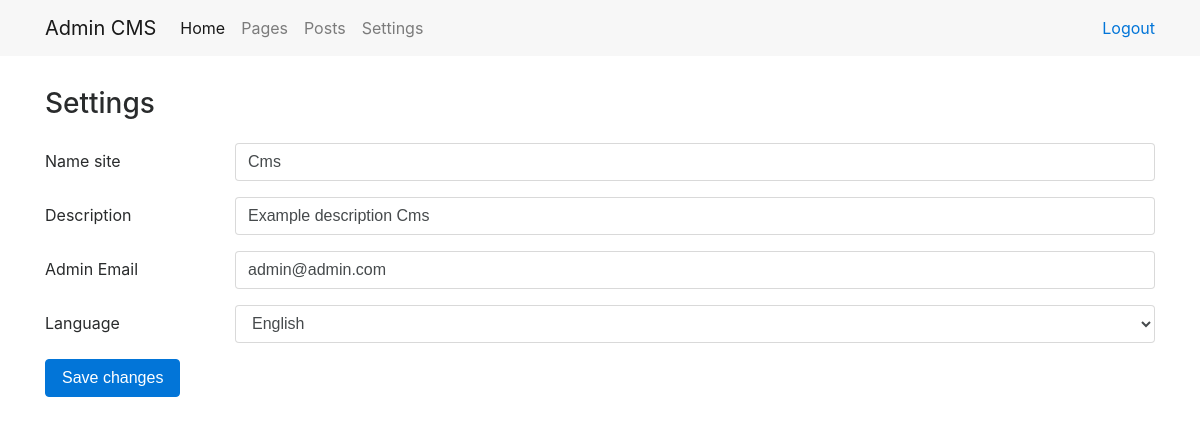
The app's page /admin/settings/general/ (signed in) with its own data.
### tables this page shows
CREATE TABLE `setting` (
  `id` int(11) NOT NULL,
  `name` varchar(255) NOT NULL,
  `key_field` varchar(100) NOT NULL,
  `value` varchar(255) NOT NULL
);

### engine/Function.php (called while the page is built, shortened)
<?php
function path($section)
{
    $pathMask = ROOT_DIR . DS . '%s';
    switch (strtolower($section))
    {
        case 'config':
            return sprintf($pathMask, 'Config');
        case 'view':
            return sprintf($pathMask, 'View');
        case 'language':
            return sprintf($pathMask, 'Language');
    }
}
function languages()
{
    $directory = path('language');
    $list      = scandir($directory);
    $languages = [];
    if (!empty($list)) {
        unset($list[0]);
        unset($list[1]);
        foreach ($list as $dir) {
            $pathLangDir = $directory . DS . $dir;
            $pathConfig  = $pathLangDir . '/config.json';
            if (is_dir($pathLangDir) and is_file($pathConfig)) {
                $config = file_get_contents($pathConfig);
                $info   = json_decode($config);
                $languages[] = $info;
            }
        }
    }
    return $languages;
}

### engine/Core/Template/Theme.php (called while the page is built, shortened)
<?php
class Theme
{
    public static function header($name = null)
    {
        $name = (string) $name;
        $file = self::detectNameFile($name, __FUNCTION__);
        Component::load($file);
    }
    public static function footer($name = '')
    {
        $name = (string) $name;
        $file = self::detectNameFile($name, __FUNCTION__);
        Component::load($file);
    }
    private static function detectNameFile($name, $function)
    {
        return empty(trim($name)) ? $function : sprintf(self::RULES_NAME_FILE[$function], $name);
    }
}

### engine/Core/Template/View.php (called while the page is built, shortened)
<?php
class View
{
    public $di;
    public function __construct(DI $di)
    {
        $this->di    = $di;
    }
    public function render($template, $data = [])
    {
        $templatePath = $this->getTemplatePath($template, ENV);
        $data['lang'] = $this->di->get('language');
        extract($data);
        try {
            require($templatePath);
        } catch (\Exception $e){
            ob_end_clean();
            throw $e;
        }
    }
    private function getTemplatePath($template, $env = null)
    {
        return path('view') . '/' . $template . '.php';
    }
}

### admin/Controller/SettingController.php (called while the page is built, shortened)
<?php
class SettingController extends AdminController
{
    public function general()
    {
        $this->data['settings'] = $this->model->setting->getSettings();
        $this->data['languages'] = languages();
        $this->view->render('setting/general', $this->data);
    }
}

### engine/Cms.php (called while the page is built, shortened)
<?php
class Cms
{
    private $di;
    public $router;
    public function __construct($di)
    {
        $this->di = $di;
        $this->router = $this->di->get('router');
    }
    public function run()
    {
        try {
            $routerDispatch = $this->router->dispatch(Common::getMethod(), Common::getPathUrl());
            list($class, $action) = explode(':', $routerDispatch->getController(), 2);
            $parameters = $routerDispatch->getParameters();
            call_user_func_array([new $controller($this->di), $action], $parameters);
        }catch (\Exception $e){
            echo $e->getMessage();
            exit;
        }
    }
}

### engine/bootstrap.php (called while the page is built, shortened)
<?php
require_once __DIR__ . '/Function.php';
try{
    $di = new DI();
    $di->set('model', []);
    $cms = new Cms($di);
    $cms->run();
}catch (\ErrorException $e) {
    echo $e->getMessage();
}

### admin/index.php (called while the page is built, shortened)
<?php
require_once '../engine/bootstrap.php';

### engine/Core/Database/Connection.php (called while the page is built, shortened)
<?php
class Connection
{
    private $link;
    private function connect()
    {
        $config = Config::group('database');
        $dsn = 'mysql:host='.$config['host'].';dbname='.$config['db_name'].';charset='.$config['charset'];
        $this->link = new PDO($dsn, $config['username'], $config['password']);
        return $this;
    }
    public function query($sql, $values = [], $statement = PDO::FETCH_OBJ)
    {
        $sth = $this->link->prepare($sql);
        $sth->execute($values);
        $result = $sth->fetchAll($statement);
        return $result;
    }
}

### engine/Core/Config/Repository.php (called while the page is built, shortened)
<?php
class Repository
{
    protected static $stored = [];
    public static function store($group, $key, $data)
    {
        if (!isset(static::$stored[$group]) || !is_array(static::$stored[$group])) {
            static::$stored[$group] = [];
        }
        static::$stored[$group][$key] = $data;
    }
    public static function retrieveGroup($group)
    {
        return isset(static::$stored[$group]) ? static::$stored[$group] : false;
    }
}

### engine/Core/Config/Config.php (called while the page is built, shortened)
<?php
class Config
{
    public static function group($group)
    {
        return Repository::retrieveGroup($group);
    }
    public static function file($group = 'main')
    {
        $path = path('config') . DS . $group . '.php';
        if (file_exists($path)) {
            $items = include $path;
            if (is_array($items)) {
                return true;
            }
        }
        return false;
    }
}

### admin/Config/database.php (called while the page is built)
<?php
return [
	'host'     => 'localhost',
	'db_name'  => 'cms',
	'username' => 'root',
	'password' => '',
	'charset'  => 'utf8',
];

### admin/Model/Setting/SettingRepository.php (called while the page is built, shortened)
<?php
class SettingRepository extends Model
{
    public function getSettings()
    {
        $sql = $this->queryBuilder->select()
            ->from('setting')
            ->orderBy('id', 'ASC')
            ->sql();
        return $this->db->query($sql);
    }
}

### engine/Controller.php (called while the page is built, shortened)
<?php
abstract class Controller
{
    protected $di;
    public function __construct(DI $di)
    {
        $this->di      = $di;
    }
    public function __get($key)
    {
        return $this->di->get($key);
    }
}

### engine/DI/DI.php (called while the page is built, shortened)
<?php
class DI
{
    private $container = [];
    public function set($key, $value)
    {
        $this->container[$key] = $value;
        return $this;
    }
    public function get($key)
    {
        return $this->has($key);
    }
    public function has($key)
    {
        return isset($this->container[$key]) ? $this->container[$key] : null;
    }
}

### engine/Model.php (called while the page is built, shortened)
<?php
abstract class Model
{
    public function __construct(DI $di)
    {
        $this->di      = $di;
        $this->db      = $this->di->get('db');
        $this->queryBuilder = new QueryBuilder();
    }
}

### engine/Core/Database/QueryBuilder.php (called while the page is built, shortened)
<?php
class QueryBuilder
{
    protected $sql = [];
    public function select($fields = '*')
    {
        $this->sql['select'] = "SELECT {$fields} ";
        return $this;
    }
    public function from($table)
    {
        $this->sql['from'] = "FROM {$table} ";
        return $this;
    }
    public function orderBy($field, $order)
    {
        $this->sql['order_by'] = "ORDER BY {$field} {$order}";
        return $this;
    }
    public function sql()
    {
        $sql = '';
        if(!empty($this->sql)) {
            foreach ($this->sql as $key => $value) {
                if ($key == 'where') {
                    $sql .= ' WHERE ';
                    foreach ($value as $where) {
                        $sql .= $where;
                        if (count($value) > 1 and next($value)) {
                            $sql .= ' AND ';
                        }
                    }
                } else {
                    $sql .= $value;
                }
            }
        }
        return $sql;
    }
    public function reset()
    {
        $this->sql    = [];
    }
}

### admin/View/setting/general.php (the view)
<?php $this->theme->header(); ?>
<main>
    <div class="container">
        <div class="row">
            <div class="col page-title">
                <h3>Settings</h3>
            </div>
        </div>
        <div class="row">
            <div class="col">
                <form id="settingForm">
                    <?php foreach($settings as $setting):?>
                        <?php if($setting->key_field == 'language'): ?>
                            <div class="form-group row">
                                <label for="formLangSite" class="col-2 col-form-label">
                                    <?= $setting->name ?>
                                </label>
                                <div class="col-10">
                                    <select class="form-control" name="<?= $setting->key_field ?>" id="formLangSite">
                                        <?php foreach($languages as $language): ?>
                                            <option value="<?= $language->info->key ?>">
                                                <?= $language->info->title ?>
                                            </option>
                                        <?php endforeach; ?>
                                    </select>
                                </div>
                            </div>
                        <?php else: ?>
                            <div class="form-group row">
                                <label for="formNameSite" class="col-2 col-form-label">
                                    <?= $setting->name ?>
                                </label>
                                <div class="col-10">
                                    <input class="form-control" type="text" name="<?= $setting->key_field ?>" value="<?= $setting->value ?>" id="formNameSite">
                                </div>
                            </div>
                        <?php endif; ?>
                    <?php endforeach; ?>
                    <button type="submit" class="btn btn-primary" onclick="setting.update(); return false;">
                        Save changes
                    </button>
                </form>
            </div>
        </div>
    </div>
</main>
<?php $this->theme->footer(); ?>

### engine/Core/Template/Component.php (shortened to what this page needs)
<?php
class Component
{
    public static function load($name, $data = [])
    {
        $templateFile = ROOT_DIR . '/content/themes/default/' . $name . '.php';
        if (ENV == 'Admin') {
            $templateFile = path('view') . '/' . $name . '.php';
        }
        if (is_file($templateFile)) {
            extract(array_merge($data, Theme::getData()));
            require_once $templateFile;
        } else {
            throw new \Exception(
                sprintf('View file %s does not exist!', $templateFile)
            );
        }
    }
}

### admin/View/header.php (shortened to what this page needs)
<!DOCTYPE html>
<html lang="en">
<head>
    <link href="/admin/Assets/css/bootstrap.min.css" rel="stylesheet">
    <link href="/admin/Assets/css/dashboard.css" rel="stylesheet">
    <link rel="stylesheet" href="https://cdnjs.cloudflare.com/ajax/libs/simple-line-icons/2.4.1/css/simple-line-icons.css">
    <link rel="stylesheet" href="/admin/Assets/js/plugins/redactor/redactor.css">
</head>
<body>
<header>
    <nav class="navbar navbar-toggleable-md navbar-light bg-faded">
        <div class="container">
            <a class="navbar-brand" href="#">Admin CMS</a>
            <div class="collapse navbar-collapse" id="navbarNavDropdown">
                <ul class="navbar-nav mr-auto">
                    <li class="nav-item active">
                        <a class="nav-link" href="/admin/">
                            <?= $lang->dashboardMenu['home'] ?>
                        </a>
                    </li>
                    <li class="nav-item">
                        <a class="nav-link" href="/admin/pages/">
                            <?= $lang->dashboardMenu['pages'] ?>
                        </a>
                    </li>
                    <li class="nav-item">
                        <a class="nav-link" href="/admin/posts/">
                            <?= $lang->dashboardMenu['posts'] ?>
                        </a>
                    </li>
                    <li class="nav-item dropdown">
                        <a class="nav-link" href="/admin/settings/general/">
                            <?= $lang->dashboardMenu['settings'] ?>
                        </a>
                    </li>
                </ul>
            </div>
            <div class="right-toolbar">
                <a href="/admin/logout/">
                    <i class="icon-logout icons"></i> Logout
                </a>
            </div>
        </div>
    </nav>
</header>

### admin/View/footer.php (shortened to what this page needs)
</body>
</html>

### admin/Assets/css/dashboard.css (style rules this page uses)
.right-toolbar { width: 200px; text-align: right; }
.page-title { padding-top: 2rem; padding-bottom: 1rem; }

### records on screen
setting: name "Name site", name_site "Cms"
setting: name "Description", description "Example description Cms"
setting: name "Admin Email", value "admin@admin.com"
setting: name "Language", language "English"

### other values on screen
$lang->dashboardMenu['home'] "Home"
$lang->dashboardMenu['pages'] "Pages"
$lang->dashboardMenu['posts'] "Posts"
$lang->dashboardMenu['settings'] "Settings"
